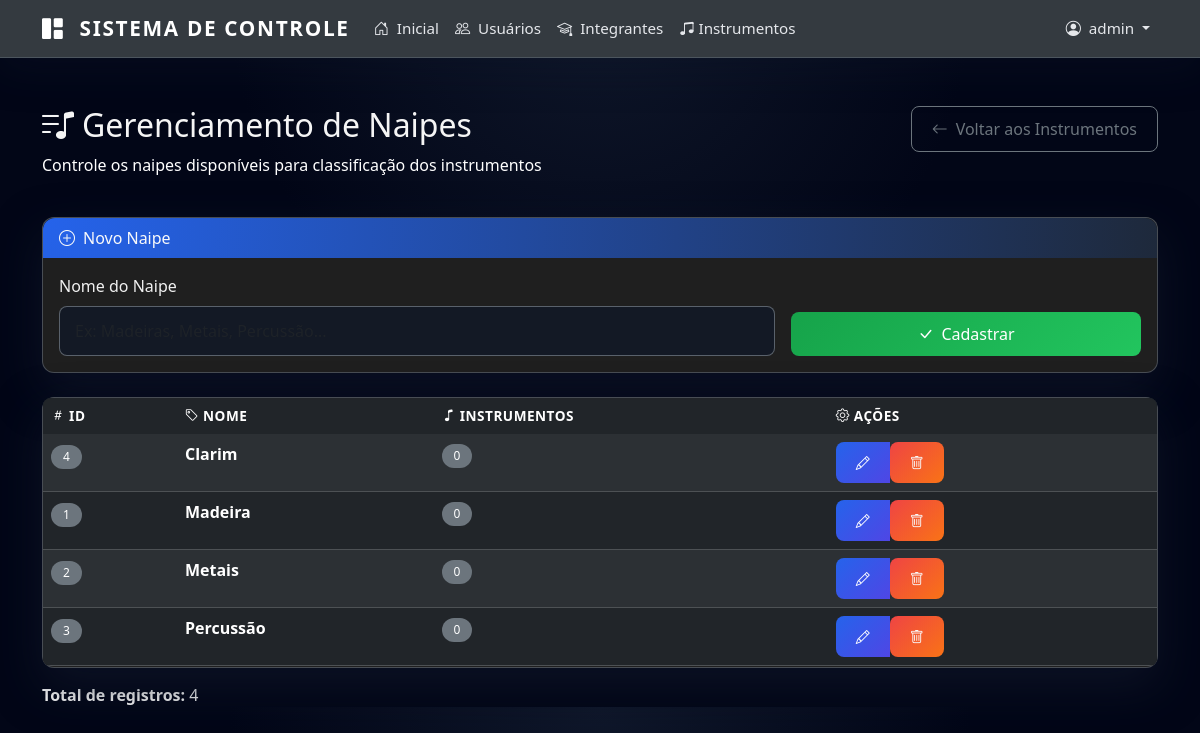
Page /admin/naipes (signed in) on the earlier database version.
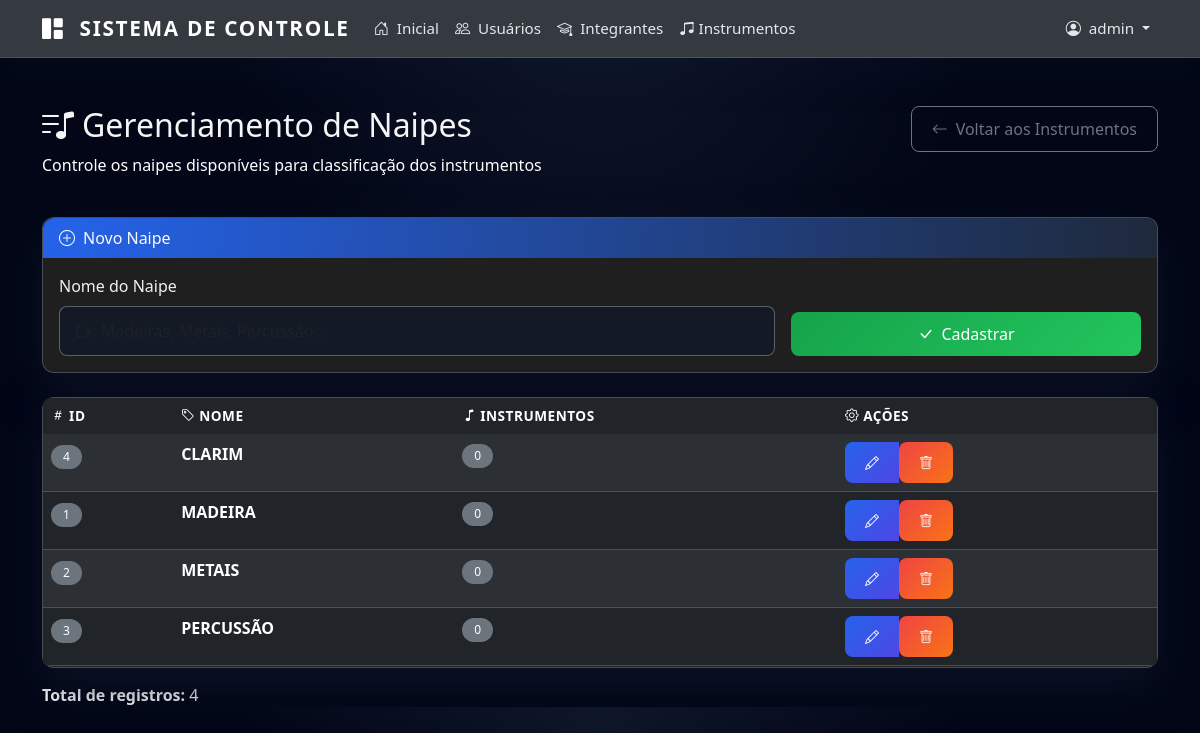
Same page on the later database version.
### app/models.py (models this page shows)
class Naipe(db.Model):
    id = db.Column(db.Integer, primary_key=True)
    nome = db.Column(db.String(100), nullable=False)
    instrumentos = db.relationship('Instrumento', backref='naipe', lazy=True)

### app/routes.py (the view, shortened to what this page needs)
@main_bp.route("/admin/naipes", methods=["GET", "POST"])
@login_required
@profissional_required
def listar_naipes():
    naipes = Naipe.query.order_by(Naipe.nome).all()
    return render_template("admin_naipes.html", naipes=naipes)

### app/__init__.py (called while the page is built)
@login_manager.user_loader
def load_user(user_id):
    from .models import User
    return User.query.get(int(user_id))

### app/utils.py (called while the page is built)
def profissional_required(f):
    @wraps(f)
    def decorated_function(*args, **kwargs):
        if not current_user.is_authenticated:
            flash("Faça login para continuar.")
            return redirect(url_for("auth.login"))
        return f(*args, **kwargs)
    return decorated_function

def obter_todas_configuracoes():
    configs = SistemaConfig.query.all()
    return {config.key: config.value for config in configs}

### templates/admin_naipes.html (shortened to what this page needs)
{% extends "base.html" %}
{% block content %}
<div class="container mt-5 fade-in">
  <div class="row mb-4">
    <div class="col-md-8">
      <h2><i class="bi bi-music-note-list me-2"></i>Gerenciamento de Naipes</h2>
      <p class="text-white">Controle os naipes disponíveis para classificação dos instrumentos</p>
    </div>
    <div class="col-md-4 text-md-end">
      <a href="{{ url_for('main.listar_instrumentos') }}" class="btn btn-outline-secondary">
        <i class="bi bi-arrow-left me-2"></i>Voltar aos Instrumentos
      </a>
    </div>
  </div>
  <div class="card mb-4">
    <div class="card-header bg-dark text-white">
      {% if naipe_editar %}
        <i class="bi bi-pencil-square me-2"></i>Editar Naipe
      {% else %}
        <i class="bi bi-plus-circle me-2"></i>Novo Naipe
      {% endif %}
    </div>
    <div class="card-body">
      <form method="POST"
            action="{% if naipe_editar %}{{ url_for('main.editar_naipe', naipe_id=naipe_editar.id) }}{% else %}{{ url_for('main.listar_naipes') }}{% endif %}">
        <div class="row g-3 align-items-end">
          <div class="col-md-8">
            <label class="form-label">Nome do Naipe</label>
            <input type="text" name="nome" class="form-control" placeholder="Ex: Madeiras, Metais, Percussão..."
                   value="{{ naipe_editar.nome if naipe_editar else '' }}" required>
          </div>
          <div class="col-md-4">
            <div class="d-flex gap-2">
              <button type="submit" class="btn btn-success flex-fill">
                <i class="bi bi-check-lg me-2"></i>{{ 'Salvar' if naipe_editar else 'Cadastrar' }}
              </button>
            </div>
          </div>
        </div>
      </form>
    </div>
  </div>
  <div class="card">
    <div class="card-body p-0">
      <div class="table-responsive">
        <table class="table table-dark table-striped table-hover mb-0">
          <thead class="table-dark">
            <tr>
              <th><i class="bi bi-hash me-1"></i>ID</th>
              <th><i class="bi bi-tag me-1"></i>Nome</th>
              <th><i class="bi bi-music-note me-1"></i>Instrumentos</th>
              <th><i class="bi bi-gear me-1"></i>Ações</th>
            </tr>
          </thead>
          <tbody>
            {% for naipe in naipes %}
            <tr>
              <td><span class="badge bg-secondary">{{ naipe.id }}</span></td>
              <td><strong>{{ naipe.nome }}</strong></td>
              <td>
                {% if naipe.instrumentos %}
                  <span class="badge bg-primary">{{ naipe.instrumentos|length }}</span>
                {% else %}
                  <span class="badge bg-secondary">0</span>
                {% endif %}
              </td>
              <td>
                <div class="btn-group" role="group">
                  <a href="{{ url_for('main.editar_naipe', naipe_id=naipe.id) }}"
                     class="btn btn-sm btn-primary" title="Editar">
                    <i class="bi bi-pencil"></i>
                  </a>
                  <form action="{{ url_for('main.excluir_naipe', naipe_id=naipe.id) }}"
                        method="POST" style="display: inline;"
                        onsubmit="return confirm('Tem certeza que deseja excluir o naipe "{{ naipe.nome }}"?\n\n{% if naipe.instrumentos %}Atenção: existem {{ naipe.instrumentos|length }} instrumento(s) vinculado(s).{% endif %}')">
                    <button type="submit" class="btn btn-sm btn-danger" title="Excluir">
                      <i class="bi bi-trash"></i>
                    </button>
                  </form>
                </div>
              </td>
            </tr>
            {% endfor %}
          </tbody>
        </table>
      </div>
    </div>
  </div>
  <div class="mt-3">
    <strong>Total de registros:</strong> {{ naipes|length }}
  </div>
</div>
{% endblock %}

Differences in the rows shown:
changed Naipe id 4: nome "Clarim" → "CLARIM"
changed Naipe id 1: nome "Madeira" → "MADEIRA"
changed Naipe id 2: nome "Metais" → "METAIS"
changed Naipe id 3: nome "Percussão" → "PERCUSSÃO"
